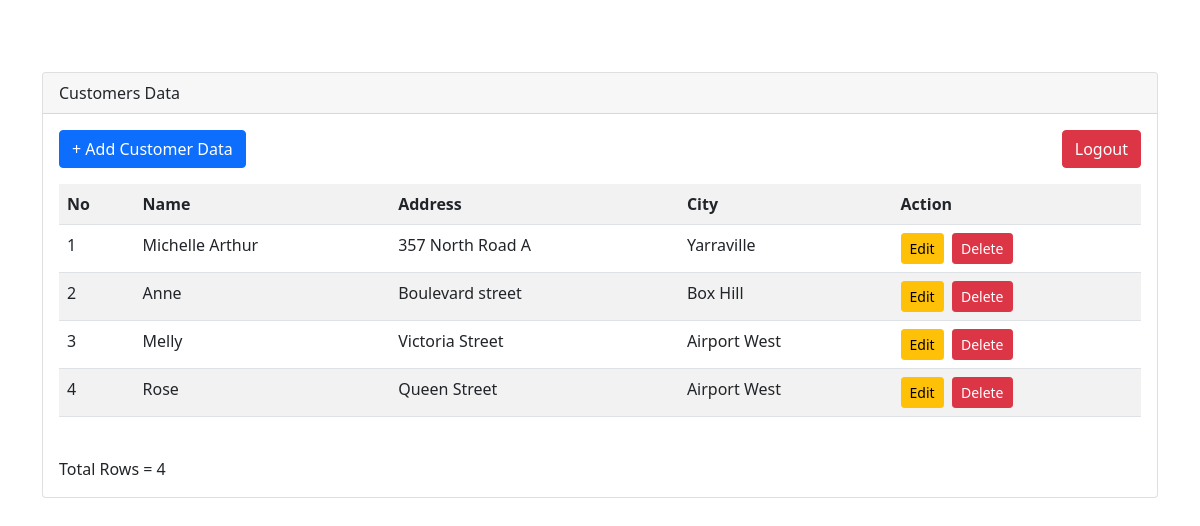
The page /view/view_customer.php (signed in) on the database its author committed.
### tables this page shows
CREATE TABLE `customers` (
  `customerid` int(10) UNSIGNED NOT NULL,
  `name` char(30) DEFAULT NULL,
  `address` char(40) DEFAULT NULL,
  `city` char(20) DEFAULT NULL
);

### view/view_customer.php (the view, shortened to what this page needs)
<br>
<div class="card mt-5">
  <div class="card-header">Customers Data</div>
  <div class="card-body">
    <div class="mb-3 d-flex justify-content-between">
      <a href="add_customer.php" class="btn btn-primary">+ Add Customer Data</a>
      <a class="btn btn-danger" href="logout.php">Logout</a>
    </div>
    <table class="table table-striped">
      <tr>
        <th>No</th>
        <th>Name</th>
        <th>Address</th>
        <th>City</th>
        <th>Action</th>
      </tr>
      <?php
      require_once('../lib/db_login.php');
      $query = "SELECT * FROM customers ORDER BY customerid";
      $result = $db->query($query);
      $i = 1;
      while ($row = $result->fetch_object()) {
        echo '<tr>';
        echo '<td>' . $i . '</td>';
        echo '<td>' . $row->name . '</td>';
        echo '<td>' . $row->address . '</td>';
        echo '<td>' . $row->city . '</td>';
        echo '<td><a class="btn btn-warning btn-sm" href="edit_customer.php?id=' . $row->customerid . '">Edit</a>&nbsp;&nbsp;';
        echo '<a class="btn btn-danger btn-sm" href="confirm_delete_customer.php?id=' . $row->customerid . '">Delete</a></td>';
        echo '</tr>';
        $i++;
      }
      echo '</table>';
      echo '<br>';
      echo 'Total Rows = ' . $result->num_rows;
      ?>
  </div>
</div>

### rows shown on the page
customers: name "Michelle Arthur", address "357 North Road A", city "Yarraville"
customers: name "Anne", address "Boulevard street", city "Box Hill"
customers: name "Melly", address "Victoria Street", city "Airport West"
customers: name "Rose", address "Queen Street", city "Airport West", customerid "4"
